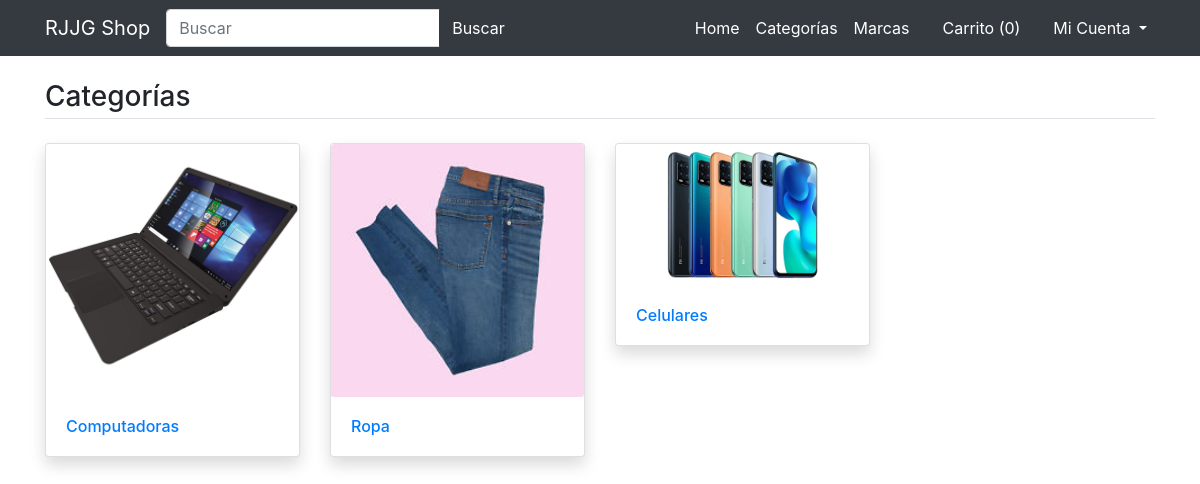
Screenshot of /category-list with the database file from the repository.
### main/models.py (models this page shows, shortened)
class Category(models.Model):
    title=models.CharField(max_length=100)
    image=models.ImageField(upload_to="cat_imgs/")
    class Meta:
        verbose_name_plural='2. Categories'
    """ Función para usar una imagen como URL """

### main/views.py (the view)
# urls.py: path('category-list',views.category_list,name='category-list'),
def category_list(request):
    data=Category.objects.all().order_by('-id')
    return render(request,'category_list.html',{'data':data})

### main/template_context.py (called while the page is built)
def get_filters(request):
	cats=Product.objects.distinct().values('category__title','category__id')
	brands=Product.objects.distinct().values('brand__title','brand__id')
	colors=ProductAttribute.objects.distinct().values('color__title','color__id','color__color_code')
	sizes=ProductAttribute.objects.distinct().values('size__title','size__id')
	minMaxPrice=ProductAttribute.objects.aggregate(Min('price'),Max('price'))
	data={
		'cats':cats,
		'brands':brands,
		'colors':colors,
		'sizes':sizes,
		'minMaxPrice':minMaxPrice,
	}
	return data

### main/templates/category_list.html
{% extends 'base.html' %}
{% load static %}
{% block content %}
<main class="container my-4">
	<h3 class="my-4 border-bottom pb-1">Categorías</h3>
	<div class="row">
		{% if data %}
			{% for cat in data %}
			<div class="col-md-3 mb-4">
				<div class="card shadow">
				<a href="/category-product-list/{{cat.id}}"><img src="/media/{{cat.image}}" class="card-img-top" alt="{{cat.title}}" /></a>
				<div class="card-body">
					<h6 class="card-text"><a href="#">{{cat.title}}</a></h6>
				</div>
				</div>
			</div>
			{% endfor %}
		{% endif %}
	</div>
</main>
{% endblock %}

### main/templates/base.html (shortened to what this page needs)
{% load static %}
<!DOCTYPE html>
<html>
<head>
	<link rel="stylesheet" type="text/css" href="{% static 'fontawesome-free/css/all.min.css' %}" />
	<link rel="stylesheet" type="text/css" href="{% static 'bs4/bootstrap.min.css' %}" />
	<link rel="stylesheet" type="text/css" href="{% static 'custom.css' %}" />
</head>
<body>
	<nav class="navbar navbar-expand-sm navbar-dark bg-dark">
		<div class="container">
		  <a class="navbar-brand" href="/">RJJG Shop</a>
		  <div class="collapse navbar-collapse" id="navbarNav">
		  	<form class="form-inline my-2 my-lg-0" action="/search">
		      <div class="input-group">
				  <input name="q" type="text" class="form-control" placeholder="Buscar" />
				  <div class="input-group-append">
				    <button class="btn btn-dark" type="submit" id="button-addon2">Buscar</button>
				  </div>
				</div>
		    </form>
		    <ul class="navbar-nav ml-auto">
		      <li class="nav-item">
		        <a class="nav-link text-white" href="/">Home</a>
		      </li>
		      <li class="nav-item">
		        <a class="nav-link text-white" href="{% url 'category-list' %}">Categorías</a>
		      </li>
		      <li class="nav-item">
		        <a class="nav-link text-white" href="{% url 'brand-list' %}">Marcas</a>
		      </li>
		      <li class="nav-item">
		        <a class="nav-link text-white" href="{% url 'cart' %}"><i class="fa fa-shopping-cart"></i> Carrito (<span class="cart-list">{{request.session.cartdata|length}}</span>)</a>
		      </li>
		      <li class="nav-item dropdown">
		        <a class="nav-link text-white dropdown-toggle" href="#" id="navbarDropdown" role="button" data-toggle="dropdown" aria-haspopup="true" aria-expanded="false">
		          <i class="fa fa-user"></i> Mi Cuenta
		        </a>
		      </li>
		    </ul>
		  </div>
		</div>
    </nav>
    {% block content %}
    {% endblock %}
</body>
</html>

### rows the page displays
Category: image (picture), title "Computadoras"
Category: image (picture), title "Ropa"
Category: image (picture), title "Celulares"

### other values shown
{{ request.session.cartdata|length }} "0"
